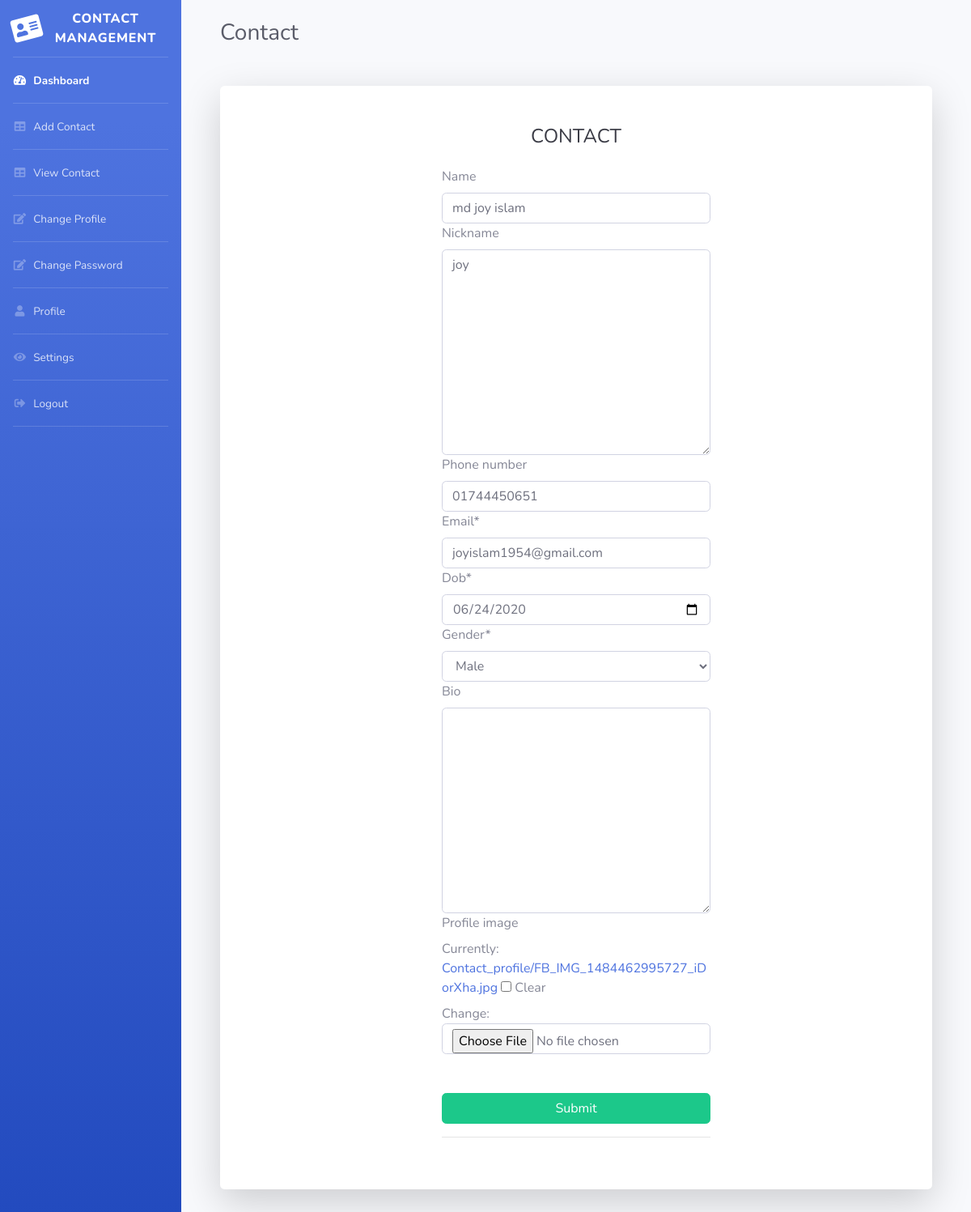
/editContact/1, run on an earlier commit of the app's database.
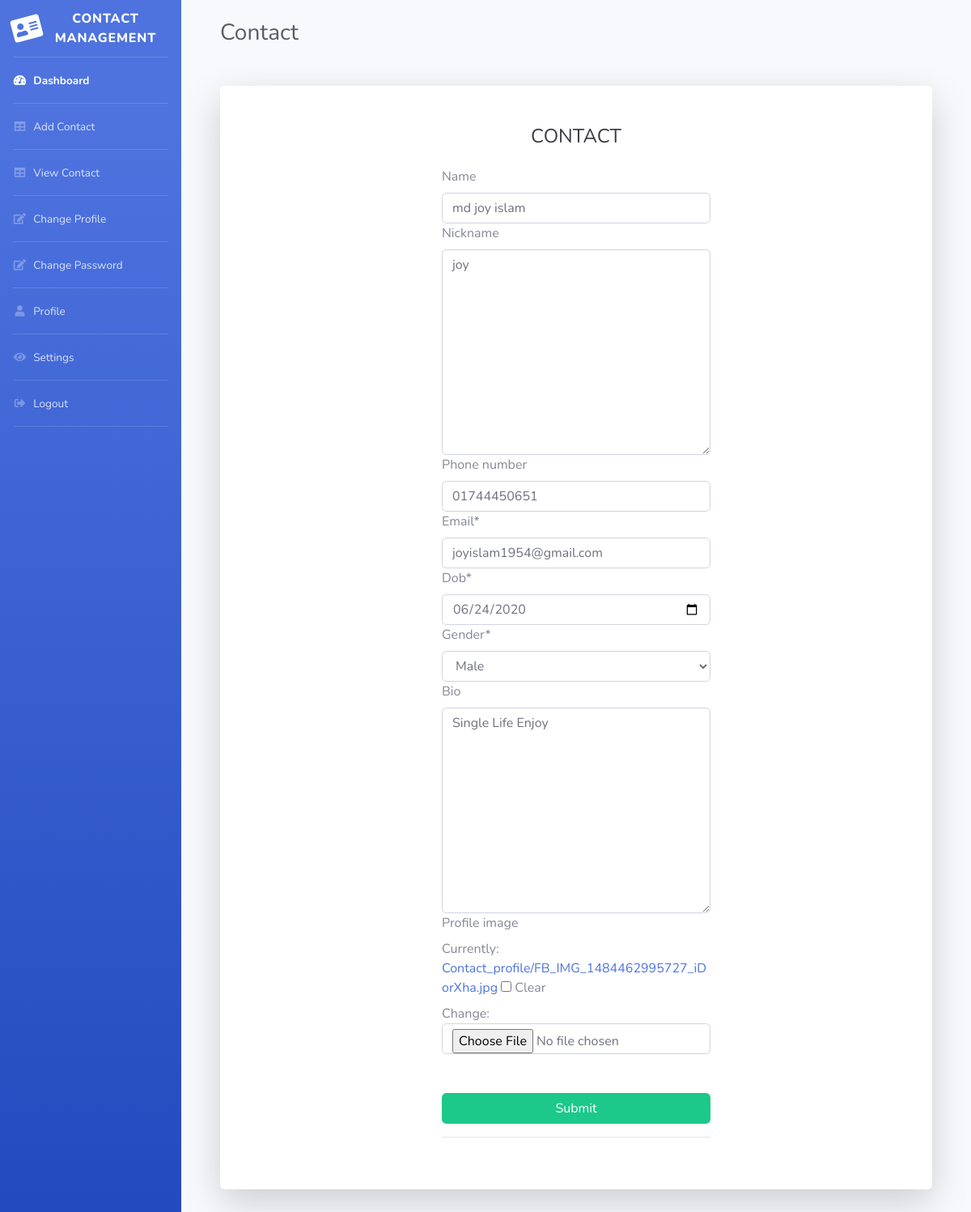
And on a later commit of the database.
### Contact/models.py (models this page shows, shortened)
class Contact(models.Model):
    username = models.ForeignKey(User, on_delete=models.CASCADE)
    name = models.CharField(max_length=30,null=True, blank=True)
    nickname = models.TextField(max_length=64, null=True, blank=True)
    phone_number = models.CharField(max_length=12, blank=True)
    email = models.EmailField()
    dob = models.DateField(null=True, blank=True)
    gender = models.CharField(max_length=8,
                              choices=GENDER_CHOICES, )
    bio = models.TextField(max_length=1024, null=True, blank=True)
    profile_image = models.ImageField(default='default-avatar.png', upload_to='Contact_profile/', null=True, blank=True)

### Contact/views.py (the view)
# urls.py: path('editContact/<int:pk>', Contact_views.updateContact, name='editContact'),
def updateContact(request,pk):
    training = get_object_or_404(Contact, pk=pk)
    form = ContactForm(request.POST or None, request.FILES or None, instance=training)
    if form.is_valid():
        form.save()
        messages.success(request, "Contact Updated Successfully")
        return redirect("viewContact")
    return render(request, 'Contact/ContactFrom.html', {'form': form})

### Contact/forms.py
class ContactForm(forms.ModelForm):
    dob = forms.DateField(widget=forms.widgets.DateInput(attrs={"type": "date"}))
    def __init__(self, *args, **kwargs):
        super(ContactForm, self).__init__(*args, **kwargs)
        for name in self.fields.keys():
            self.fields[name].widget.attrs.update({
                'class': 'form-control',
            })
    class Meta:
        model = Contact
        fields = [
            'name','nickname','phone_number','email','dob','gender','bio','profile_image',
        ]

### Contact/templates/Contact/ContactFrom.html (shortened to what this page needs)
{% extends 'Contact/index.html' %}
{% load static %}
{% load crispy_forms_tags %}
{% block content %}
    <div class="container-fluid">
        <div class="d-sm-flex align-items-center justify-content-between mb-4 mt-4">
        <h1 class="h3 mb-0 text-gray-800">Contact</h1>
        </div>
        <div class="card o-hidden border-0 shadow-lg my-5">
          <div class="card-body p-0">
            <div class="row">
              <div class="col-lg-3"></div>
              <div class="col-lg-6">
                <div class="p-5">
                  <div class="text-center">
                    <h1 class="h4 text-gray-900 mb-4">CONTACT</h1>
                  </div>
                  <form method="POST" enctype="multipart/form-data">
                    {{form | crispy}}
                      <br>
                      <br>
                    <button type="submit" class="btn btn-success btn-block">Submit</button>
                  </form>
                  <hr>
                </div>
              </div>
            </div>
          </div>
        </div>
    </div>
{% endblock content %}

What changed in the data, as far as the page shows it:
changed Contact "md joy islam": bio (not shown) → "Single Life Enjoy"
